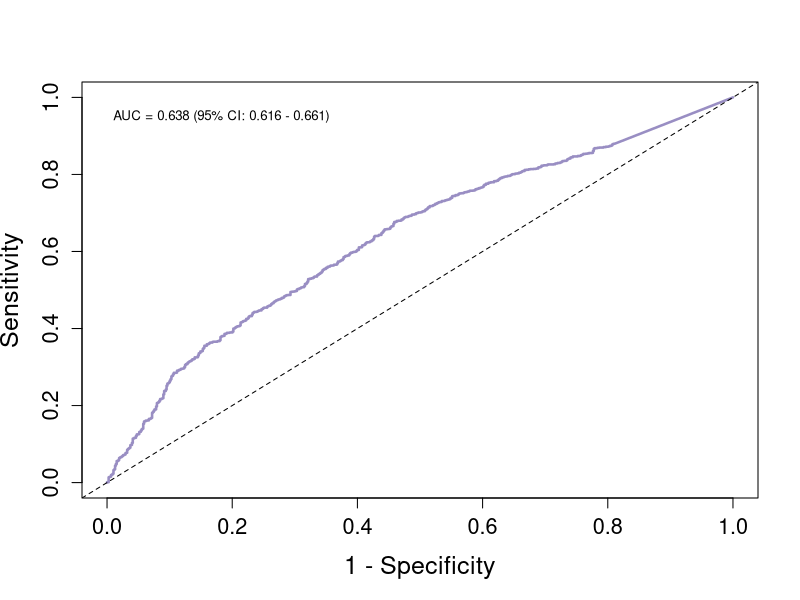

Generate this figure with R:

library(tidyverse)
library(pROC)

combined_data <- read_csv("data.csv")
#subject_name<-unique(combined_data$participant_id)

####F####
roc_obj <- roc(combined_data$case, combined_data$prop2_CD8) # 2prop
auc_val <- auc(roc_obj)
ci_auc <- ci.auc(roc_obj)
ci_lower <- ci_auc[1]
ci_upper <- ci_auc[3]


jpeg(filename = "ROC_CD8.jdg", width = 5.2, height = 5, units = "in", res = 300)

plot(1 - roc_obj$specificities, roc_obj$sensitivities, type = 'l', 
     main = "", xlab = "1 - Specificity", ylab = "Sensitivity", cex.axis = 1.3, cex.lab = 1.5,
     xlim = c(0, 1), lty = 1, col = '#998ec3', lwd = 2.5)
abline(0, 1, col = 'black', lty = 2)
# auc and ci
auc_text <- sprintf("AUC = %.3f (95%% CI: %.3f - %.3f)", auc_val, ci_lower, ci_upper)
text(x = 0.01, y = 0.95, labels = auc_text, cex = 0.8, adj = 0)

dev.off()